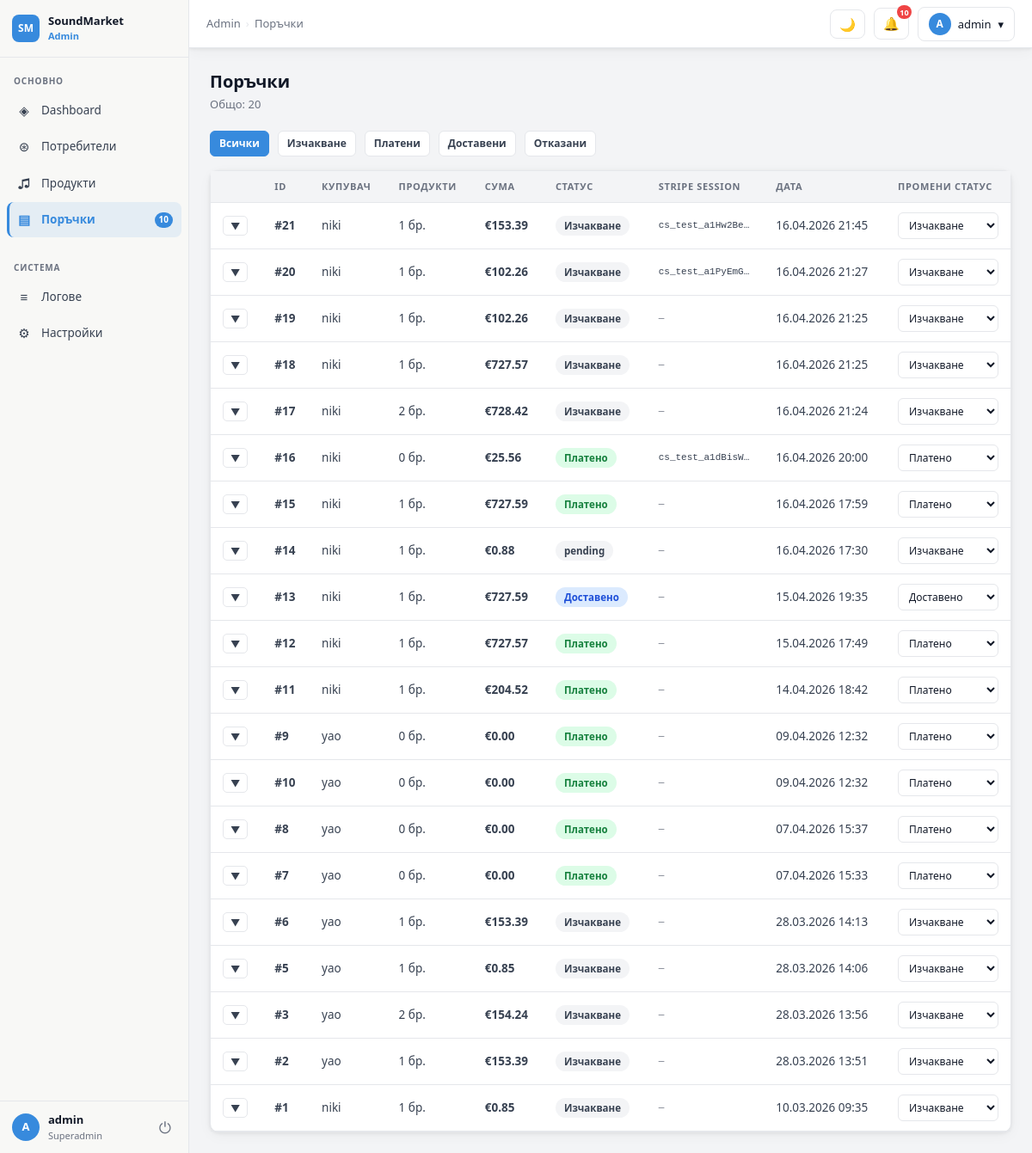
Page /admin/orders.php (signed in) on the committed database.
### tables this page shows
CREATE TABLE `orders` (
  `id` int(11) NOT NULL,
  `user_id` int(11) NOT NULL,
  `product_id` int(11) NOT NULL DEFAULT 0,
  `total_eur` int(11) NOT NULL,
  `customer_name` varchar(255) DEFAULT NULL,
  `phone` varchar(20) DEFAULT NULL,
  `city` varchar(100) DEFAULT NULL,
  `address` text DEFAULT NULL,
  `payment_method` varchar(50) DEFAULT NULL,
  `status` enum('created','paid','delivered','cancelled','pending') NOT NULL DEFAULT 'created',
  `created_at` timestamp NOT NULL DEFAULT current_timestamp(),
  `stripe_session_id` varchar(255) DEFAULT NULL,
  `currency` varchar(3) NOT NULL DEFAULT 'EUR'
);

CREATE TABLE `users` (
  `id` int(11) NOT NULL,
  `username` varchar(50) NOT NULL,
  `email` varchar(120) NOT NULL,
  `password_hash` varchar(255) NOT NULL,
  `created_at` timestamp NOT NULL DEFAULT current_timestamp(),
  `display_name` varchar(100) DEFAULT NULL,
  `bio` text DEFAULT NULL,
  `location` varchar(100) DEFAULT NULL,
  `website` varchar(255) DEFAULT NULL,
  `instagram` varchar(100) DEFAULT NULL,
  `soundcloud` varchar(100) DEFAULT NULL,
  `youtube` varchar(100) DEFAULT NULL,
  `avatar_path` varchar(255) DEFAULT NULL,
  `banner_path` varchar(255) DEFAULT NULL,
  `genre_tags` varchar(255) DEFAULT NULL
);

### admin/orders.php (the view, shortened to what this page needs)
<?php
require_once __DIR__ . '/includes/functions.php';
$pdo = admin_db();
$status_filter = trim((string)($_GET['status'] ?? ''));
$page     = max(1, (int)($_GET['page'] ?? 1));
$per_page = 25;
$focus_id = (int)($_GET['id'] ?? 0);
$where  = $status_filter ? "WHERE o.status = ?" : "";
$params = $status_filter ? [$status_filter] : [];
$cnt_stmt = $pdo->prepare("SELECT COUNT(*) FROM orders o $where");
$cnt_stmt->execute($params);
$total = (int)$cnt_stmt->fetchColumn();
$pg     = paginate($total, $page, $per_page);
$offset = $pg['offset'];
$list_stmt = $pdo->prepare("
    SELECT o.id, o.total_eur, o.status, o.created_at, o.stripe_session_id, u.username,
           (SELECT COUNT(*) FROM order_items oi WHERE oi.order_id = o.id) AS item_count
    FROM orders o
    JOIN users u ON u.id = o.user_id
    $where
    ORDER BY o.created_at DESC
    LIMIT ? OFFSET ?
");
$list_stmt->execute(array_merge($params, [$per_page, $offset]));
$orders = $list_stmt->fetchAll();
require __DIR__ . '/includes/header.php';
?>
<div class="page-header">
  <div>
    <h1>Поръчки</h1>
    <p>Общо: <?= $total ?></p>
  </div>
</div>
<div class="filters-bar mb-16">
  <?php
    $statuses = ['' => 'Всички', 'created' => 'Изчакване', 'paid' => 'Платени', 'delivered' => 'Доставени', 'cancelled' => 'Отказани'];
    foreach ($statuses as $val => $label):
      $active = ($status_filter === $val) ? ' btn-primary' : '';
  ?>
    <a href="orders.php?status=<?= urlencode($val) ?>" class="btn btn-sm<?= $active ?>">
      <?= h($label) ?>
    </a>
  <?php endforeach; ?>
</div>
<div class="card">
  <div class="table-wrap">
    <table class="data-table" id="orders-table">
      <thead>
        <tr>
          <th></th>
          <th>ID</th>
          <th>Купувач</th>
          <th>Продукти</th>
          <th>Сума</th>
          <th>Статус</th>
          <th>Stripe Session</th>
          <th>Дата</th>
          <th>Промени статус</th>
        </tr>
      </thead>
      <tbody>
        <?php if (!$orders): ?>
          <tr><td colspan="9">
            <div class="empty-state"><div class="es-icon">📦</div><p>Няма намерени поръчки.</p></div>
          </td></tr>
        <?php else: ?>
          <?php foreach ($orders as $o): ?>
            <?php $oid = (int)$o['id']; ?>
            <tr class="<?= $focus_id === $oid ? 'focused-row' : '' ?>" id="row-<?= $oid ?>">
              <td>
                <button class="btn btn-xs" data-expand="<?= $oid ?>">
                  <span class="expand-icon">▼</span>
                </button>
              </td>
              <td class="fw-700">#<?= $oid ?></td>
              <td><?= h($o['username']) ?></td>
              <td class="text-muted"><?= (int)$o['item_count'] ?> бр.</td>
              <td class="fw-700"><?= format_eur((int)$o['total_eur']) ?></td>
              <td><?= status_badge((string)$o['status']) ?></td>
              <td class="text-muted" style="font-size:11px; font-family:monospace; max-width:130px; overflow:hidden; text-overflow:ellipsis; white-space:nowrap;">
                <?php if (!empty($o['stripe_session_id'])): ?>
                  <span title="<?= h($o['stripe_session_id']) ?>"
                        style="cursor:pointer;"
                        onclick="navigator.clipboard.writeText('<?= h($o['stripe_session_id']) ?>')"><?= h(substr($o['stripe_session_id'], 0, 18)) ?>…</span>
                <?php else: ?>
                  <span class="text-muted">—</span>
                <?php endif; ?>
              </td>
              <td class="text-muted"><?= h(date('d.m.Y H:i', strtotime($o['created_at']))) ?></td>
              <td>
                <form method="post" style="margin:0;">
                  <select name="new_status" class="status-select"
                          style="padding:5px 8px;font-size:12px;border-radius:6px;border:1px solid var(--border);background:var(--surface);color:var(--text);">
                    <option value="created"   <?= $o['status'] === 'created'   ? 'selected' : '' ?>>Изчакване</option>
                    <option value="paid"      <?= $o['status'] === 'paid'      ? 'selected' : '' ?>>Платено</option>
                    <option value="delivered" <?= $o['status'] === 'delivered' ? 'selected' : '' ?>>Доставено</option>
                  </select>
                </form>
              </td>
            </tr>
          <?php endforeach; ?>
        <?php endif; ?>
      </tbody>
    </table>
  </div>
</div>
<?php require __DIR__ . '/includes/footer.php'; ?>

### admin/includes/functions.php (shortened to what this page needs)
<?php
function h(mixed $s): string {
    return htmlspecialchars((string)$s, ENT_QUOTES | ENT_SUBSTITUTE, 'UTF-8');
}
function format_eur(int $cents): string {
    return '€' . number_format($cents / 100, 2, '.', ' ');
}
function status_badge(string $status): string {
    $map = [
        'created'   => ['Изчакване', 'badge-gray'],
        'paid'      => ['Платено',   'badge-green'],
        'delivered' => ['Доставено', 'badge-blue'],
        'cancelled' => ['Отказано',  'badge-red'],
        ''          => ['Изчакване', 'badge-gray'],
    ];
    [$label, $cls] = $map[$status] ?? [(string)$status, 'badge-gray'];
    return '<span class="badge ' . $cls . '">' . h($label) . '</span>';
}

### admin/assets/style.css (style rules this page uses)
:root { --sidebar-w: 220px; --topbar-h: 56px; --accent: #378ADD; --accent-dark: #2a6db5; --accent-bg: rgba(55,138,221,.10); --bg: #f3f4f6; --surface: #ffffff; --sidebar-bg: #f8f8f6; --topbar-bg: #ffffff; --border: #e5e7eb; --text: #111827; --text-2: #374151; --text-muted: #6b7280; --hover: #f1f5f9; --danger: #ef4444; --danger-bg: #fee2e2; --success: #16a34a; --radius: 10px; --shadow: 0 1px 4px rgba(0,0,0,.08), 0 4px 16px rgba(0,0,0,.04); }
*, *::before, *::after { box-sizing: border-box; margin: 0; padding: 0; }
body { font-family: system-ui, -apple-system, 'Segoe UI', sans-serif; font-size: 14px; background: var(--bg); color: var(--text); line-height: 1.5; }
a { color: var(--accent); text-decoration: none; }
button { font-family: inherit; cursor: pointer; }
.admin-body { display: flex; min-height: 100vh; }
.card { background: var(--surface); border: 1px solid var(--border); border-radius: var(--radius); box-shadow: var(--shadow); }
.table-wrap { overflow-x: auto; }
table.data-table { width: 100%; border-collapse: collapse; font-size: 13.5px; }
.data-table th { background: var(--bg); padding: 10px 14px; text-align: left; font-size: 11px; font-weight: 700; text-transform: uppercase; letter-spacing: .06em; color: var(--text-muted); white-space: nowrap; border-bottom: 1px solid var(--border); position: sticky; top: 0; z-index: 1; }
.data-table td { padding: 11px 14px; border-bottom: 1px solid var(--border); vertical-align: middle; color: var(--text-2); }
.data-table tbody tr { transition: background .12s; }
.badge { display: inline-flex; align-items: center; padding: 3px 10px; border-radius: 999px; font-size: 11.5px; font-weight: 700; white-space: nowrap; }
.badge-gray { background: #f3f4f6; color: #374151; }
.badge-green { background: #dcfce7; color: #15803d; }
.badge-blue { background: #dbeafe; color: #1d4ed8; }
.btn { display: inline-flex; align-items: center; gap: 6px; padding: 8px 16px; border-radius: 8px; font-size: 13px; font-weight: 600; border: 1px solid var(--border); background: var(--surface); color: var(--text-2); cursor: pointer; transition: background .15s, border-color .15s; text-decoration: none; white-space: nowrap; }
.btn-primary { background: var(--accent); color: #fff; border-color: var(--accent); }
.btn-sm { padding: 5px 10px; font-size: 12px; border-radius: 6px; }
.btn-xs { padding: 3px 8px; font-size: 11px; border-radius: 5px; }
input[type="text"], input[type="email"], input[type="password"], input[type="number"], select, textarea { width: 100%; padding: 9px 12px; background: var(--surface); border: 1px solid var(--border); border-radius: 8px; color: var(--text); font-size: 14px; font-family: inherit; transition: border-color .15s, box-shadow .15s; }
.page-header { display: flex; align-items: center; justify-content: space-between; flex-wrap: wrap; gap: 12px; margin-bottom: 20px; }
.page-header h1 { font-size: 20px; font-weight: 800; }
.page-header p { font-size: 13px; color: var(--text-muted); margin-top: 2px; }
.filters-bar { display: flex; align-items: center; gap: 10px; flex-wrap: wrap; margin-bottom: 16px; }
.text-muted { color: var(--text-muted); }
.fw-700 { font-weight: 700; }
.mb-16 { margin-bottom: 16px; }

### rows in the picture
orders: id "21", user.username "niki", item_count "1", total_eur "€153.39", label "Изчакване", stripe_session "cs_test_a1Hw2Be…", created_at "16.04.2026 21:45", new_status "Изчакване"
orders: id "20", user.username "niki", item_count "1", total_eur "€102.26", label "Изчакване", stripe_session "cs_test_a1PyEmG…", created_at "16.04.2026 21:27", new_status "Изчакване"
orders: id "19", user.username "niki", item_count "1", total_eur "€102.26", label "Изчакване", created_at "16.04.2026 21:25", new_status "Изчакване"
orders: id "18", user.username "niki", item_count "1", total_eur "€727.57", label "Изчакване", created_at "16.04.2026 21:25", new_status "Изчакване"
orders: id "17", user.username "niki", item_count "2", total_eur "€728.42", label "Изчакване", created_at "16.04.2026 21:24", new_status "Изчакване"
orders: id "16", user.username "niki", item_count "0", total_eur "€25.56", label "Платено", stripe_session "cs_test_a1dBisW…", created_at "16.04.2026 20:00", new_status "Платено"
orders: id "15", user.username "niki", item_count "1", total_eur "€727.59", label "Платено", created_at "16.04.2026 17:59", new_status "Платено"
orders: id "14", user.username "niki", item_count "1", total_eur "€0.88", status "pending", created_at "16.04.2026 17:30"
orders: id "13", user.username "niki", item_count "1", total_eur "€727.59", label "Доставено", created_at "15.04.2026 19:35", new_status "Доставено"
orders: id "12", user.username "niki", item_count "1", total_eur "€727.57", label "Платено", created_at "15.04.2026 17:49", new_status "Платено"
orders: id "11", user.username "niki", item_count "1", total_eur "€204.52", label "Платено", created_at "14.04.2026 18:42", new_status "Платено"
orders: id "9", user.username "yao", item_count "0", total_eur "€0.00", label "Платено", created_at "09.04.2026 12:32", new_status "Платено"
orders: id "10", user.username "yao", item_count "0", total_eur "€0.00", label "Платено", created_at "09.04.2026 12:32", new_status "Платено"
orders: id "8", user.username "yao", item_count "0", total_eur "€0.00", label "Платено", created_at "07.04.2026 15:37", new_status "Платено"
orders: id "7", user.username "yao", item_count "0", total_eur "€0.00", label "Платено", created_at "07.04.2026 15:33", new_status "Платено"
orders: id "6", user.username "yao", item_count "1", total_eur "€153.39", label "Изчакване", created_at "28.03.2026 14:13", new_status "Изчакване"
orders: id "5", user.username "yao", item_count "1", total_eur "€0.85", label "Изчакване", created_at "28.03.2026 14:06", new_status "Изчакване"
orders: id "3", user.username "yao", item_count "2", total_eur "€154.24", label "Изчакване", created_at "28.03.2026 13:56", new_status "Изчакване"
orders: id "2", user.username "yao", item_count "1", total_eur "€153.39", label "Изчакване", created_at "28.03.2026 13:51", new_status "Изчакване"
orders: id "1", user.username "niki", item_count "1", total_eur "€0.85", label "Изчакване", created_at "10.03.2026 09:35", new_status "Изчакване"

### other values in the picture
$icon "◈ ⊛ ♫ ▤ ≡ ⚙"
$label "Dashboard Потребители Продукти Поръчки Логове Настройки"
$badge "10"
substr(admin_username(), 0, 1) "A"
admin_username() "admin"
admin_role() "Superadmin"
$_breadcrumb "Поръчки"
$_notif "10"
$total "20"
$label "Всички"
$label "Изчакване"
$label "Платени"
$label "Доставени"
$label "Отказани"
